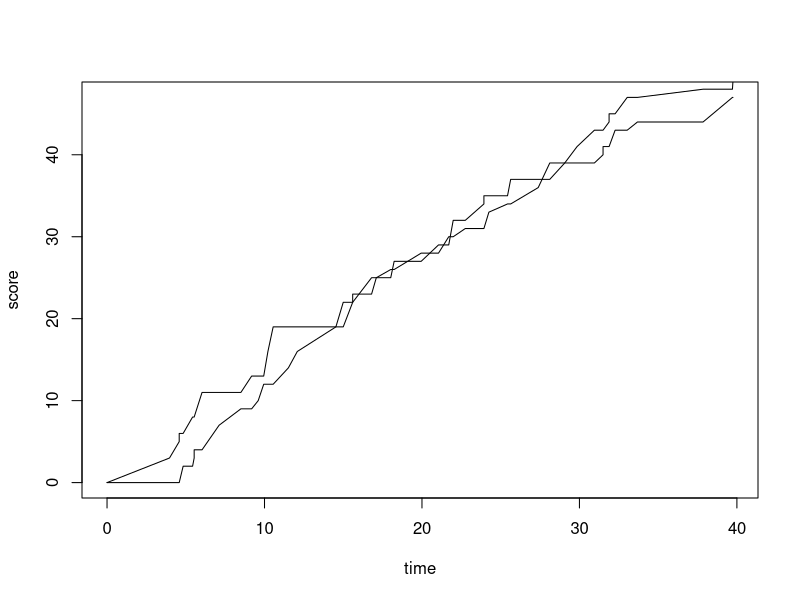

Recreate this plot in R.
#set working directory 
setwd("~/Desktop/r-novice-inflammation/Biocomp_tutorial10/")

###### This is my answer for question 1 #####
#generate a graph from UWvMSU.txt 
#read in data
scores <- read.table(file="UWvMSU_1-22-13.txt", header=TRUE)
scores

#need a cumulative score at each time point 
#create a matrix for cumulative score for each time 
#whenever their team scores 
#create a matrix
UW_and_MSUscores <- matrix(data=0, nrow=51, ncol=3) 
colnames(UW_and_MSUscores) <- c("time", "UW", "MSU")

for(i in 1:nrow(scores)){ 
  if(scores$team[i]=="UW"){
    UW_and_MSUscores[(i+1),2] <- UW_and_MSUscores[i,2] + scores[i,3]
    UW_and_MSUscores[(i+1),3] <- UW_and_MSUscores[i,3]
    UW_and_MSUscores[(i+1),1] <- scores[i,1]
  }else{
    UW_and_MSUscores[(i+1),3] <- UW_and_MSUscores[i,3] + scores[i,3]
    UW_and_MSUscores[(i+1),2] <- UW_and_MSUscores[i,2]
    UW_and_MSUscores[(i+1),1] <- scores[i,1]
  }
}

UW_and_MSUscores

#plot: plot(x,7,type'1')
#x and y are vectors, type='1' specifies a line graph 
#can add a second line with lines(x,y)
plot(UW_and_MSUscores[,1], UW_and_MSUscores[,2], type='l', xlab="time", ylab="score")
lines(UW_and_MSUscores[,1], UW_and_MSUscores[,3])



######## This is my answer for number 2 #####
#write "guess my number" game

#generate random number between 1-100
set <- 1:100
sample(set, 1)

#print "lower" if guess is too high 

#print "higher" if guess is too low 

#print "correct" if the guess is right 

#player can guess up to 10 times 

number <- sample(set, 1) 

for(i in 1:10){
  guess <- readline(prompt="Make a guess")
  if(guess > number){
    print("lower")
  }else if(guess < number){
    print("higher")
  }else{
    print("Correct!")
  }
}


